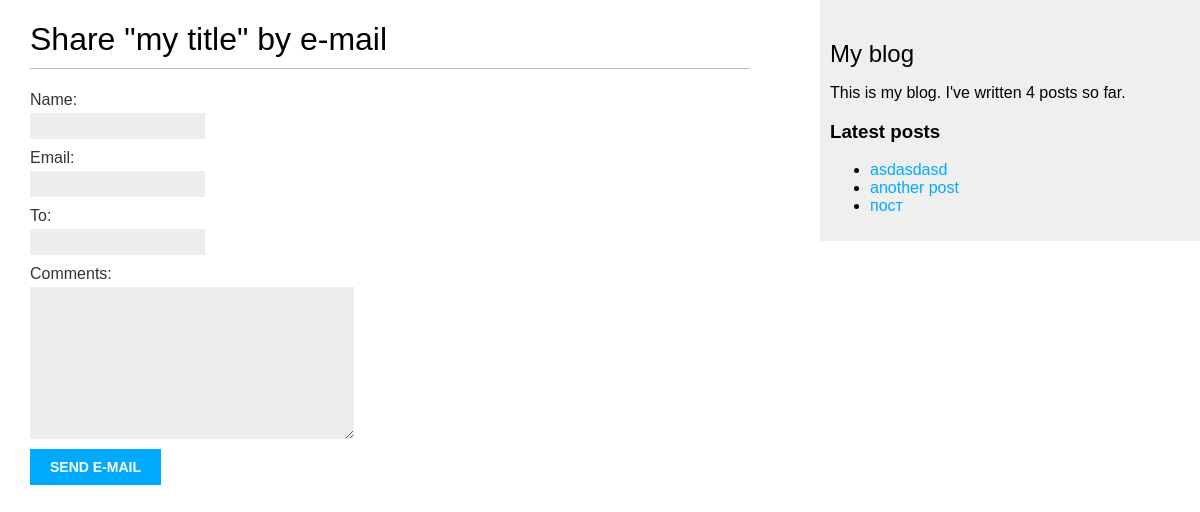
/1/share/, run on the app's committed database.
### blog/models.py (models this page shows, shortened)
class Post(models.Model):
    STATUS_CHOISES = (
        ('draft', 'Draft'),
        ('published', 'Published')
    )
    title = models.CharField(max_length=250)
    slug = models.SlugField(max_length=250, unique_for_date='publish')
    author = models.ForeignKey(User, on_delete=models.CASCADE, related_name='blog_posts')
    body = models.TextField()
    publish = models.DateTimeField(default=timezone.now)
    created = models.DateTimeField(auto_now_add=True)
    updated = models.DateTimeField(auto_now=True)
    status = models.CharField(max_length=10, choices=STATUS_CHOISES, default='draft')
    objects = models.Manager()
    published = PublishedManager()
    tags = TaggableManager()
    class Meta:
        ordering = ('-publish',)
        verbose_name = 'Пост'
        verbose_name_plural = 'Посты'
    def get_absolute_url(self):
        return reverse('blog:post_detail', args=[self.publish.year, self.publish.month, self.publish.day, self.slug])

### blog/views.py (the view)
# urls.py: path('<int:post_id>/share/', post_share, name='post_share'),
def post_share(request, post_id):
    post = get_object_or_404(Post, id=post_id, status='published')
    sent = False
    if request.method == 'POST':
        form = EmailPostForm(request.POST)
        if form.is_valid():
            cd = form.cleaned_data
            post_url = request.build_absolute_uri(
                post.get_absolute_url())
            subject = '{} ({}) recommends you reading "{}"'.format(cd['name'], cd['email'], post.title)
            message = 'Read "{}" at {}\n\n{}\'s comments: {}'.format(post.title, post_url, cd['name'], cd['comments'])
            bot.send_message(959339948, message)
            sent = True
    else:
        form = EmailPostForm()
    return render(request, 'blog/post/share.html', {'post': post, 'form': form, 'sent': sent})

### blog/forms.py
class EmailPostForm(forms.Form):
    name = forms.CharField(max_length=25)
    email = forms.EmailField()
    to = forms.EmailField()
    comments = forms.CharField(required=False, widget=forms.Textarea)

### blog/models.py (called while the page is built)
    def get_queryset(self):
        return super(PublishedManager, self).get_queryset().filter(status='published')

### blog/templatetags/blog_tags.py (called while the page is built)
@register.simple_tag
def total_posts():
    return Post.published.count()

@register.inclusion_tag('blog/post/latest_post.html')
def show_latest_posts(count=5):
    latest_posts = Post.published.order_by('-publish')[:count]
    return {'latest_posts': latest_posts}

### blog/templates/blog/post/share.html (shortened to what this page needs)
{% extends "blog/base.html" %}
{% block content %}
  {% if sent %}
    <h1>E-mail successfully sent</h1>
    <p>
      "{{ post.title }}" was successfully sent to {{ form.cleaned_data.to }}.
    </p>
  {% else %}
    <h1>Share "{{ post.title }}" by e-mail</h1>
    <form action="." method="post">
      {{ form.as_p }}
      <input type="submit" value="Send e-mail">
    </form>
  {% endif %}
{% endblock %}

### blog/templates/blog/post/latest_post.html
<ul>
{% for post in latest_posts %}
  <li>
    <a href="{{ post.get_absolute_url }}">{{ post.title }}</a>
  </li>
{% endfor %}
</ul>

### blog/static/css/blog.css (style rules this page uses)
body { margin:0; padding:0; font-family:helvetica, sans-serif; }
a { color:#00abff; text-decoration:none; }
h1 { font-weight:normal; border-bottom:1px solid #bbb; padding:0 0 10px 0; }
label { float:left; clear:both; color:#333; margin-bottom:4px; }
input, textarea { clear:both; float:left; margin:0 0 10px; background:#ededed; border:0; padding:6px 10px; font-size:12px; }
input[type=submit] { font-weight:bold; background:#00abff; color:#fff; padding:10px 20px; font-size:14px; text-transform:uppercase; }

### data on the page
Post: title "my title"
Post: title "asdasdasd"
Post: title "another post"
Post: title "пост"
